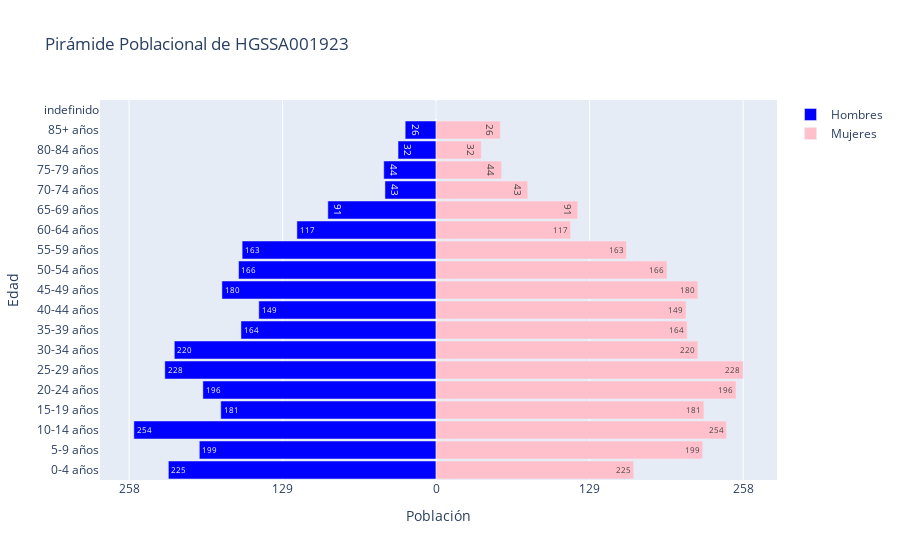

The notebook cell this image was saved under:
### Markdown cell above
Piramide poblacional por CLUES

### Code cell
import plotly.graph_objects as go
clues = 'HGSSA001923'
df_clues = df_poblacion_ssh_group[df_poblacion_ssh_group['CLUES'] == clues]
quinquenios = ['0-4 años', '5-9 años', '10-14 años', '15-19 años', '20-24 años', '25-29 años', '30-34 años', 
               '35-39 años', '40-44 años', '45-49 años', '50-54 años', '55-59 años', '60-64 años', '65-69 años', 
               '70-74 años', '75-79 años', '80-84 años', '85+ años', 'indefinido']

poblacion_masculina = [-df_clues[f'h{q}'].values[0] for q in quinquenios]  # Valores negativos para la gráfica
poblacion_femenina = [df_clues[f'm{q}'].values[0] for q in quinquenios]

fig = go.Figure()

fig.add_trace(go.Bar(
    y=quinquenios,
    x=poblacion_masculina,
    name='Hombres',
    orientation='h',
    marker=dict(color='blue'),
    hovertemplate='%{y}: %{text}<extra></extra>',
    text=[abs(val) for val in poblacion_masculina]
))

fig.add_trace(go.Bar(
    y=quinquenios,
    x=poblacion_femenina,
    name='Mujeres',
    orientation='h',
    marker=dict(color='pink'),
    hovertemplate='%{y}: %{x}<extra></extra>',
    text=[abs(val) for val in poblacion_masculina]
))

max_val = max(max(poblacion_femenina), abs(min(poblacion_masculina)))
tickvals = [-max_val, -max_val/2, 0, max_val/2, max_val]
ticktext = [str(int(abs(val))) for val in tickvals]

fig.update_layout(
    title=f'Pirámide Poblacional de {clues}',
    xaxis_title='Población',
    yaxis_title='Edad',
    barmode='relative',
    bargap=0.1,
    bargroupgap=0,
    xaxis=dict(
        tickvals=tickvals,
        ticktext=ticktext
    )
)
fig.show()

### Figure 1 — Plotly figure (JSON) as saved in the notebook; plotly's stock layout.template omitted (floating-point values rounded to 4 significant figures)
{"data": [{"hovertemplate": "%{y}: %{text}<extra></extra>", "marker": {"color": "blue"}, "name": "Hombres", "orientation": "h", "text": ["225", "199", "254", "181", "196", "228", "220", "164", "149", "180", "166", "163", "117", "91", "43", "44", "32", "26", "0"], "type": "bar", "x": [-225, -199, -254, -181, -196, -228, -220, -164, -149, -180, -166, -163, -117, -91, -43, -44, -32, -26, 0], "y": ["0-4 años", "5-9 años", "10-14 años", "15-19 años", "20-24 años", "25-29 años", "30-34 años", "35-39 años", "40-44 años", "45-49 años", "50-54 años", "55-59 años", "60-64 años", "65-69 años", "70-74 años", "75-79 años", "80-84 años", "85+ años", "indefinido"]}, {"hovertemplate": "%{y}: %{x}<extra></extra>", "marker": {"color": "pink"}, "name": "Mujeres", "orientation": "h", "text": ["225", "199", "254", "181", "196", "228", "220", "164", "149", "180", "166", "163", "117", "91", "43", "44", "32", "26", "0"], "type": "bar", "x": [166, 224, 244, 225, 252, 258, 220, 211, 210, 220, 194, 160, 113, 119, 77, 55, 38, 54, 0], "y": ["0-4 años", "5-9 años", "10-14 años", "15-19 años", "20-24 años", "25-29 años", "30-34 años", "35-39 años", "40-44 años", "45-49 años", "50-54 años", "55-59 años", "60-64 años", "65-69 años", "70-74 años", "75-79 años", "80-84 años", "85+ años", "indefinido"]}], "layout": {"bargap": 0.1, "bargroupgap": 0, "barmode": "relative", "title": {"text": "Pirámide Poblacional de HGSSA001923"}, "xaxis": {"ticktext": ["258", "129", "0", "129", "258"], "tickvals": [-258, -129, 0, 129, 258], "title": {"text": "Población"}}, "yaxis": {"title": {"text": "Edad"}}}}
